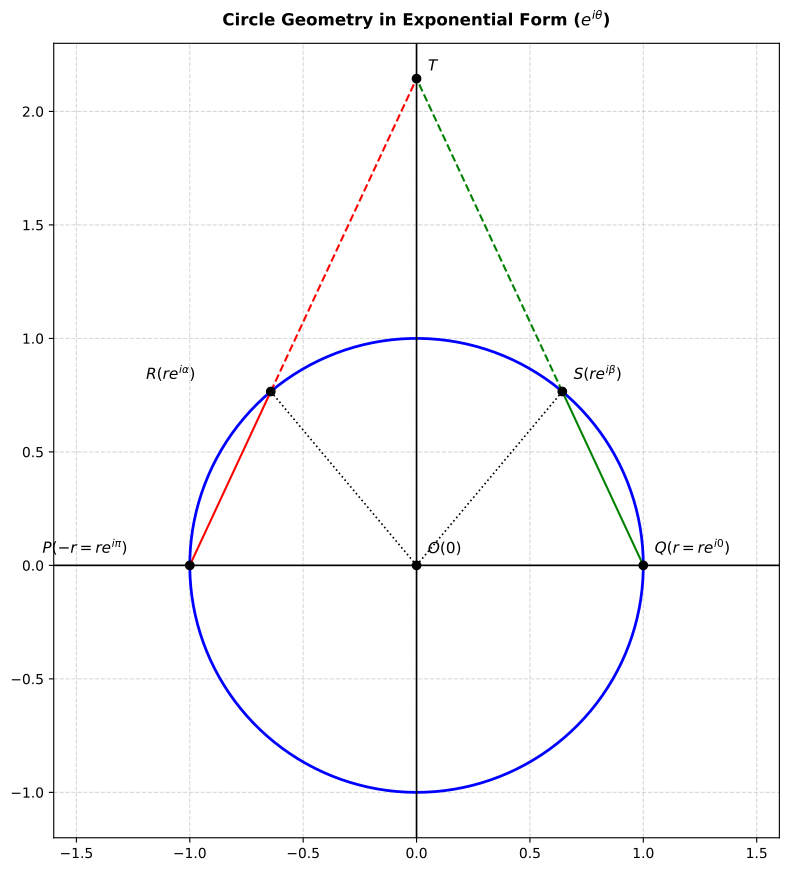

Python code for this plot:
import numpy as np
import matplotlib.pyplot as plt

# Create figure and axis
fig, ax = plt.subplots(figsize=(8, 9))

# --- Define Numerical Values for Plotting Geometry ---
r = 1.0
alpha_deg = 130
beta_deg = 50

alpha = np.radians(alpha_deg)  # Angle for R
beta = np.radians(beta_deg)    # Angle for S

O = np.array([0.0, 0.0])
P = np.array([-r, 0.0])
Q = np.array([r, 0.0])
R = np.array([r * np.cos(alpha), r * np.sin(alpha)])
S = np.array([r * np.cos(beta), r * np.sin(beta)])
T = np.array([0.0, 2.1445])

# --- Plot Circle ---
theta = np.linspace(0, 2 * np.pi, 300)
ax.plot(r * np.cos(theta), r * np.sin(theta), color='blue', linewidth=2)

# --- Plot Secant Lines ---
# P -> R -> T (Red)
ax.plot([P[0], R[0]], [P[1], R[1]], color='red', linestyle='-', linewidth=1.5)
ax.plot([R[0], T[0]], [R[1], T[1]], color='red', linestyle='--', linewidth=1.5)

# Q -> S -> T (Green)
ax.plot([Q[0], S[0]], [Q[1], S[1]], color='green', linestyle='-', linewidth=1.5)
ax.plot([S[0], T[0]], [S[1], T[1]], color='green', linestyle='--', linewidth=1.5)

# Radial lines O-R and O-S (Dotted black)
ax.plot([O[0], R[0]], [O[1], R[1]], color='black', linestyle=':', linewidth=1.2)
ax.plot([O[0], S[0]], [O[1], S[1]], color='black', linestyle=':', linewidth=1.2)

# --- Coordinate Axes ---
ax.axhline(0, color='black', linewidth=1.2)
ax.axvline(0, color='black', linewidth=1.2)

# --- Plot Points ---
points = [O, P, Q, R, S, T]
for pt in points:
    ax.plot(pt[0], pt[1], 'ko', markersize=6)

# --- Annotate Points in Exponential (e^(i*theta)) Form ---
annotations = {
    r'$O(0)$': (O, (0.05, 0.05)),
    r'$P(-r = r e^{i\pi})$': (P, (-0.65, 0.05)),
    r'$Q(r = r e^{i 0})$': (Q, (0.05, 0.05)),
    r'$R(r e^{i\alpha})$': (R, (-0.55, 0.05)),
    r'$S(r e^{i\beta})$': (S, (0.05, 0.05)),
    r'$T$': (T, (0.05, 0.03))
}

for label, (pt, offset) in annotations.items():
    ax.text(pt[0] + offset[0], pt[1] + offset[1], label, fontsize=11, fontweight='bold')

# --- Plot Styling ---
ax.set_title(r'Circle Geometry in Exponential Form ($e^{i\theta}$)', fontsize=12, fontweight='bold', pad=12)
ax.set_xlim(-1.6, 1.6)
ax.set_ylim(-1.2, 2.3)
ax.set_xticks([-1.5, -1.0, -0.5, 0.0, 0.5, 1.0, 1.5])
ax.set_yticks([-1.0, -0.5, 0.0, 0.5, 1.0, 1.5, 2.0])
ax.set_aspect('equal')
ax.grid(True, linestyle='--', alpha=0.5)

plt.tight_layout()

# Save figure directly as a vector PDF
plt.savefig('q07plot.pdf', bbox_inches='tight')
plt.close(fig)
